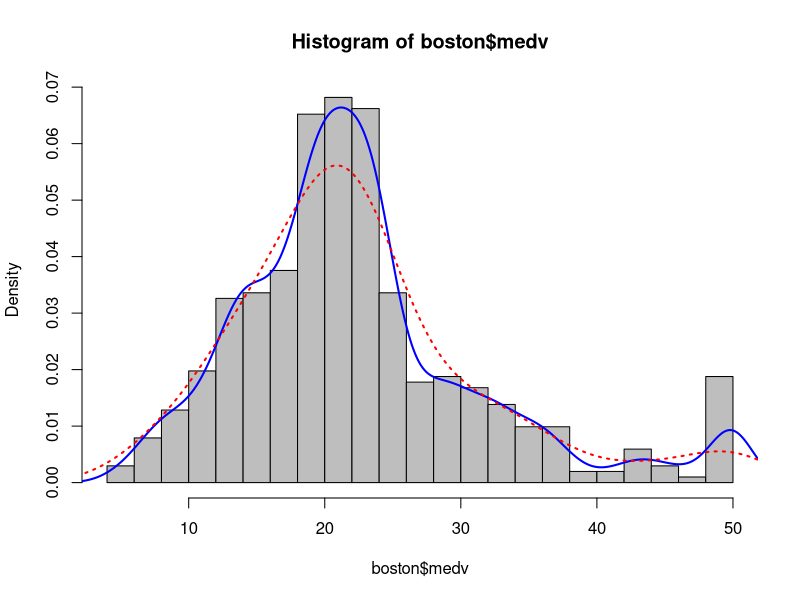
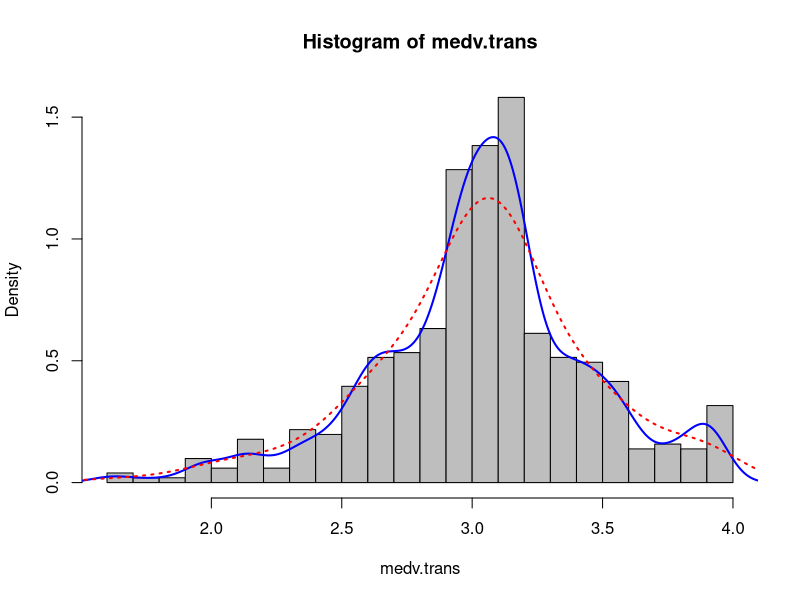

These charts were generated, in order, by the following R code: (Note: this script raises an error after producing the figures.)
# =======================================================
# Linear Regression Experiment : Boston Housing Data
# =======================================================

# -------------------------------------------------------
# Install and Load Packages

# install.packages("vioplot")
# install.packages("corrplot")
# install.packages("scatterplot3d")
# install.packages("car")
# install.packages("leaps")
# install.packages("glmnet")
library(vioplot)
library(corrplot)
library(scatterplot3d)
library(car)
library(leaps)
library(glmnet)


# -------------------------------------------------------
# Load and explore the dataset

# install.packages("MASS")
library(MASS)
attach(Boston)
str(Boston)
help(Boston)

# Convert to a suitable dataframe
boston <- data.frame(Boston)
boston$chas <- as.factor(boston$chas) # qualitative predictor
boston$rad <- as.factor(boston$rad)   # qualitative predictor
str(boston)
summary(boston)


# -------------------------------------------------------
# Check and fix the distribution of the response variable

hist(boston$medv, breaks = 20, prob=TRUE, col="grey") 
lines(density(boston$medv), col="blue", lwd=2)
lines(density(boston$medv, adjust=2), lty="dotted", col="red", lwd=2)

# If it looks skewed, try to check a transformation
medv.trans <- log(boston$medv)
hist(medv.trans, breaks = 20, prob=TRUE, col="grey") 
lines(density(medv.trans), col="blue", lwd=2)
lines(density(medv.trans, adjust=2), lty="dotted", col="red", lwd=2)

# Check for skewness numerically to be sure
skewness(boston$medv)
skewness(medv.trans)


# -------------------------------------------------------
# Quickly check the features for potential dependence

corrplot.mixed(cor(boston[,-c(4,9)]))
corrplot(abs(cor(boston[,-c(4,9,14)])), order ="hclust")


# -------------------------------------------------------
# Build your First Model (FULL)

# Use log(medv) in the model as it is more symmetric
lmFit1 <- lm(log(medv) ~ ., data = boston)

summary(lmFit1)    # summary of linear model
vif(lmFit1)        # check multicollinearity
plot(lmFit1)       # check the various plots


# -------------------------------------------------------
# Build your Second Model

# Discard the features with high collinearity?
# Discard the features with low significance?
# You should be able to justify your choice.


# -------------------------------------------------------
# Compare each Model you build

# Check R^2, adj R^2, F (for each model) when you build.
# You may also use "leaps" library for subset selection.

# Check plot() for non-linear interactions.
# Include non-linear powers and interactions, if required.
# Carefully check if you are OverFitting the Training Data.


# -------------------------------------------------------
# Tune the Best Model you found

# Remove outliers and high-leverage points.
# Fit the best model to the final clean data.

# Re-iterate the whole process, if required.
